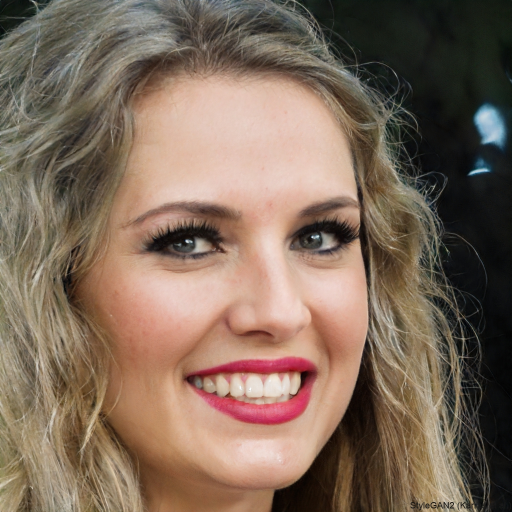
#> input picture model.png, 1024 x 1024 px (shown at 1/2 size)
$ jupyter execute --allow-errors main.ipynb
#> lines starting #> are read from the running program, lines starting #| are printed output that depends on the picture
<a href="https://colab.research.google.com/github/atikanishat23/Jewelry-Superimposition-Automation/blob/main/main.ipynb" target="_parent"></a>

[cell 1]
from google.colab import files
uploaded = files.upload()
#> the answer given: model.png

[cell 2]
import cv2
import numpy as np
from PIL import Image
from IPython.display import display
from google.colab.patches import cv2_imshow

def overlay_image(bg_img, fg_img, x, y):
    h, w, _ = fg_img.shape
    bg_h, bg_w, _ = bg_img.shape

    if y + h > bg_h or x + w > bg_w:
        raise ValueError("Foreground image does not fit at given position")

    alpha_fg = fg_img[:, :, 3] / 255.0
    alpha_bg = 1.0 - alpha_fg

    for c in range(0, 3):
        bg_img[y:y+h, x:x+w, c] = (alpha_fg * fg_img[:, :, c] +
                                   alpha_bg * bg_img[y:y+h, x:x+w, c])
    return bg_img

def place_jewelry(model_path, jewelry_paths, positions):
#> called with model_path = 'model.png'
    bg = cv2.imread(model_path, cv2.IMREAD_UNCHANGED)
#> bg is the input picture: shape (1024, 1024, 3); mean B, G, R 90.4, 106.4, 127.1
    if bg.shape[2] == 3:
        bg = cv2.cvtColor(bg, cv2.COLOR_BGR2BGRA)
#> bg: shape (1024, 1024, 4)

    for j_path, (x, y, scale) in zip(jewelry_paths, positions):
        fg = cv2.imread(j_path, cv2.IMREAD_UNCHANGED)
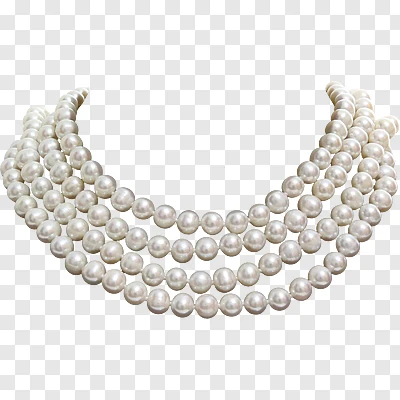
#> input picture necklace.png, 400 x 400 px
#> fg is the input picture: shape (400, 400, 3); mean B, G, R 226.9, 229.3, 230.9
        if fg is None:
            print(f"Failed to load: {j_path}")
            continue
        fg = cv2.resize(fg, (0, 0), fx=scale, fy=scale)
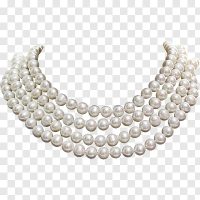
#> fg: shape (200, 200, 3); mean B, G, R 227, 229.4, 231
        bg = overlay_image(bg, fg, x, y)

    return bg

# === Modify this based on uploaded filenames ===
model_image = 'model.png'  # Change if needed
jewelry_images = ['necklace.png', 'earring.png']  # Uploaded PNGs
positions = [(100, 300, 0.5), (60, 180, 0.3)]     # (x, y, scale)

# Run the overlay process
#> (the rest of this cell did not finish here and is left out)
